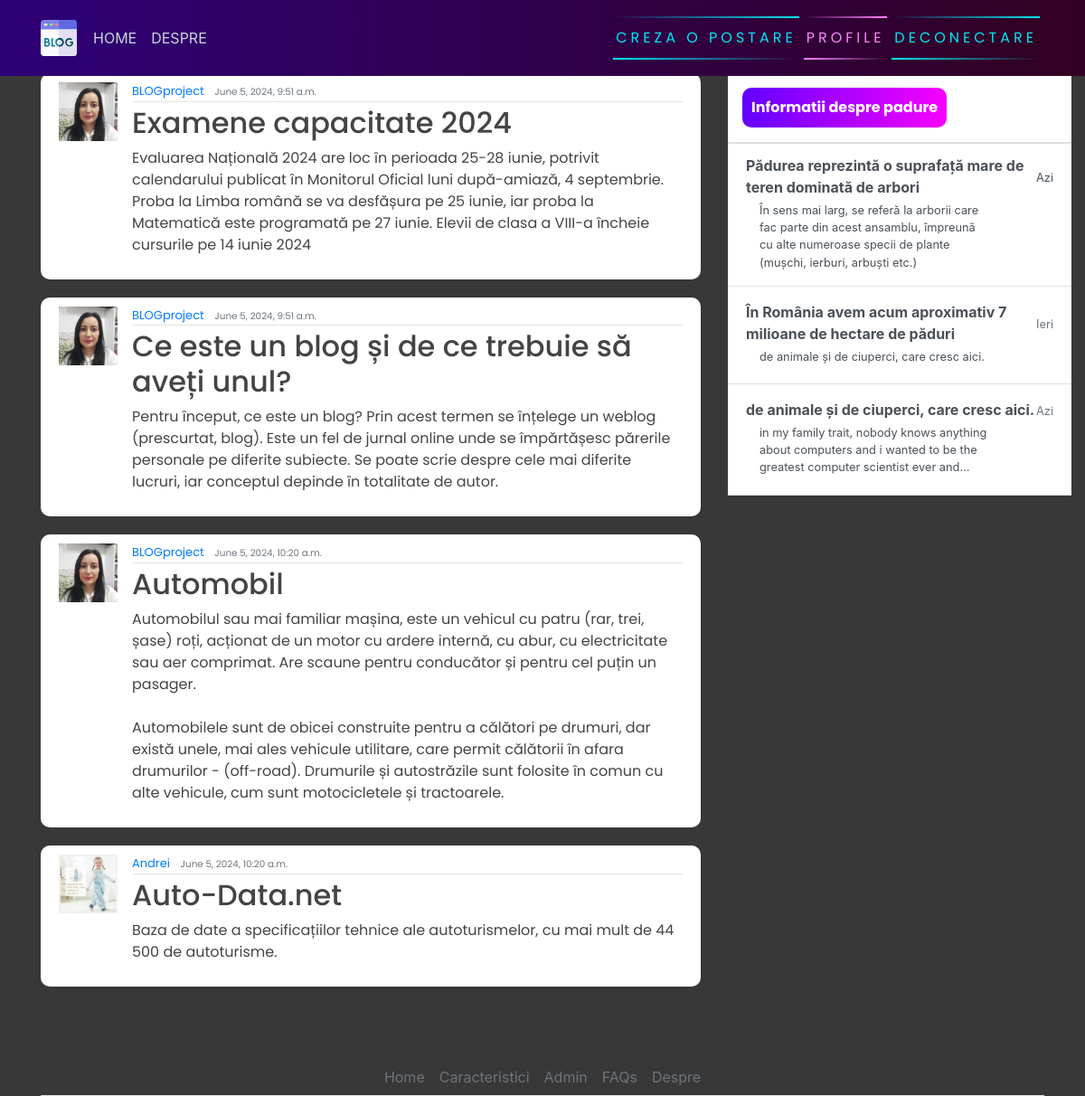
Screenshot of / (signed in) with the database file from the repository.
### blog/models.py (models this page shows, shortened)
class Post(models.Model):
    title = models.CharField(max_length=200)
    content = models.TextField()
    date_posted = models.DateTimeField(default=timezone.now())
    author = models.ForeignKey(User, on_delete=models.CASCADE)

### users/models.py (models this page shows, shortened)
class Profile(models.Model):
    user = models.OneToOneField(User, on_delete=models.CASCADE)
    image = models.ImageField(default='default.jpg', upload_to='profile_pics')

### blog/views.py (the view)
# urls.py: path('', views.home, name="blog-home"),
def home(request):
    context = {
        'posts': Post.objects.all()
    }
    return render(request, 'blog/home.html', context)

### blog/templates/blog/home.html
{% extends 'blog/base.html' %}
{% block content %}
    {% for posts in posts %}
        <article class="media content-section">
            <img class="rounded-cirlce article-img" src="{{ posts.author.profile.image.url }}" alt="">
            <div class="media-body">
              <div class="article-metadata">
                <a class="mr-2" href="#">{{ posts.author }}</a>
                <small class="text-muted">{{ posts.date_posted }}</small>
              </div>
              <h2><a class="article-title" href="{% url 'blog-detail' posts.id %}">{{ posts.title }}</a></h2>
              <p class="article-content">{{ posts.content }}</p>
            </div>
            <br>
          </article>
    {% endfor  %}
{% endblock content %}

### blog/static/blog/main.css (style rules this page uses)
body { background-color: rgb(56, 56, 56); margin-top: 5rem; background-size: contain; background-repeat: no-repeat; }
h1, h2, h3, h4, h5, h6, p { color: #444444; font-family: 'Poppins', sans-serif; }
.content-section { background: #ffffff; padding: 10px 20px; border-radius: 10px; margin-bottom: 20px; }
.article-title { color: #444444; }
.article-content { white-space: pre-line; }
.article-img { height: 65px; width: 65px; margin-right: 16px; }
.article-metadata { font-family: 'Poppins', sans-serif; padding-bottom: 1px; margin-bottom: 4px; font-size: 13px; border-bottom: 1px solid #e3e3e3 }

### rows the page displays
Post: author.profile.image (picture), author "BLOGproject", date_posted "June 5, 2024, 9:51 a.m.", title "Examene capacitate 2024", content "Evaluarea Națională 2024 are loc în perioada 25-28 iunie, potrivit calendarului publicat în Monitorul Oficial luni după-amiază, 4 septembrie. Proba la Limba română se va desfășura pe 25 iunie, iar proba la Matematică este programată pe 27 iunie. Elevii de clasa a VIII-a încheie cursurile pe 14 iunie 2024"
Post: author.profile.image (picture), author "BLOGproject", date_posted "June 5, 2024, 9:51 a.m.", title "Ce este un blog și de ce trebuie să aveți unul?", content "Pentru început, ce este un blog? Prin acest termen se înțelege un weblog (prescurtat, blog). Este un fel de jurnal online unde se împărtășesc părerile personale pe diferite subiecte. Se poate scrie despre cele mai diferite lucruri, iar conceptul depinde în totalitate de autor."
Post: author.profile.image (picture), author "BLOGproject", date_posted "June 5, 2024, 10:20 a.m.", title "Automobil", content "Automobilul sau mai familiar mașina, este un vehicul cu patru (rar, trei, șase) roți, acționat de un motor cu ardere internă, cu abur, cu electricitate sau aer comprimat. Are scaune pentru conducător și pentru cel puțin un pasager. Automobilele sunt de obicei construite pentru a călători pe drumuri, dar există unele, mai ales vehicule utilitare, care permit călătorii în afara drumurilor - (off-road). Drumurile și autostrăzile sunt folosite în comun cu alte vehicule, cum sunt motocicletele și tractoarele."
Post: author.profile.image (picture), author "Andrei", date_posted "June 5, 2024, 10:20 a.m.", title "Auto-Data.net", content "Baza de date a specificațiilor tehnice ale autoturismelor, cu mai mult de 44 500 de autoturisme."
